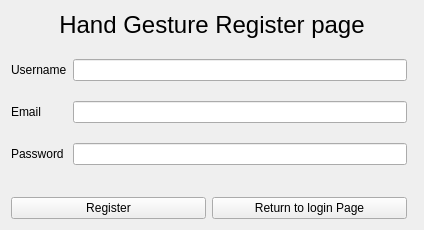
<?xml version="1.0" encoding="UTF-8"?>
<ui version="4.0">
 <class>Form</class>
 <widget class="QWidget" name="Form">
  <property name="geometry">
   <rect>
    <x>0</x>
    <y>0</y>
    <width>424</width>
    <height>230</height>
   </rect>
  </property>
  <property name="minimumSize">
   <size>
    <width>424</width>
    <height>230</height>
   </size>
  </property>
  <property name="windowTitle">
   <string>Form</string>
  </property>
  <layout class="QGridLayout" name="gridLayout">
   <item row="8" column="0">
    <widget class="QLabel" name="label_4">
     <property name="text">
      <string>Password</string>
     </property>
    </widget>
   </item>
   <item row="6" column="0">
    <widget class="QLabel" name="label_3">
     <property name="text">
      <string>Email</string>
     </property>
    </widget>
   </item>
   <item row="6" column="1">
    <widget class="QLineEdit" name="Register_Email_LE"/>
   </item>
   <item row="4" column="1">
    <widget class="QLineEdit" name="Register_Username_LE"/>
   </item>
   <item row="4" column="0">
    <widget class="QLabel" name="label_2">
     <property name="text">
      <string>Username</string>
     </property>
    </widget>
   </item>
   <item row="8" column="1">
    <widget class="QLineEdit" name="Register_Password_LE">
     <property name="echoMode">
      <enum>QLineEdit::Password</enum>
     </property>
    </widget>
   </item>
   <item row="3" column="0">
    <spacer name="verticalSpacer_4">
     <property name="orientation">
      <enum>Qt::Vertical</enum>
     </property>
     <property name="sizeHint" stdset="0">
      <size>
       <width>20</width>
       <height>40</height>
      </size>
     </property>
    </spacer>
   </item>
   <item row="2" column="0" colspan="3">
    <widget class="QLabel" name="label">
     <property name="font">
      <font>
       <pointsize>18</pointsize>
       <weight>50</weight>
       <bold>false</bold>
      </font>
     </property>
     <property name="layoutDirection">
      <enum>Qt::LeftToRight</enum>
     </property>
     <property name="text">
      <string>Hand Gesture Register page</string>
     </property>
     <property name="alignment">
      <set>Qt::AlignCenter</set>
     </property>
    </widget>
   </item>
   <item row="5" column="1">
    <spacer name="verticalSpacer">
     <property name="orientation">
      <enum>Qt::Vertical</enum>
     </property>
     <property name="sizeHint" stdset="0">
      <size>
       <width>20</width>
       <height>40</height>
      </size>
     </property>
    </spacer>
   </item>
   <item row="7" column="1">
    <spacer name="verticalSpacer_2">
     <property name="orientation">
      <enum>Qt::Vertical</enum>
     </property>
     <property name="sizeHint" stdset="0">
      <size>
       <width>20</width>
       <height>40</height>
      </size>
     </property>
    </spacer>
   </item>
   <item row="9" column="1">
    <spacer name="verticalSpacer_3">
     <property name="orientation">
      <enum>Qt::Vertical</enum>
     </property>
     <property name="sizeHint" stdset="0">
      <size>
       <width>20</width>
       <height>40</height>
      </size>
     </property>
    </spacer>
   </item>
   <item row="10" column="0" rowspan="2">
    <widget class="QWidget" name="widget" native="true"/>
   </item>
   <item row="12" column="0" colspan="2">
    <layout class="QHBoxLayout" name="horizontalLayout_2">
     <item>
      <widget class="QPushButton" name="Register_Register_Btn">
       <property name="text">
        <string>Register</string>
       </property>
      </widget>
     </item>
     <item>
      <widget class="QPushButton" name="Register_ReturnToLogin_Btn">
       <property name="text">
        <string>Return to login Page</string>
       </property>
      </widget>
     </item>
    </layout>
   </item>
  </layout>
 </widget>
 <resources/>
 <connections/>
</ui>
